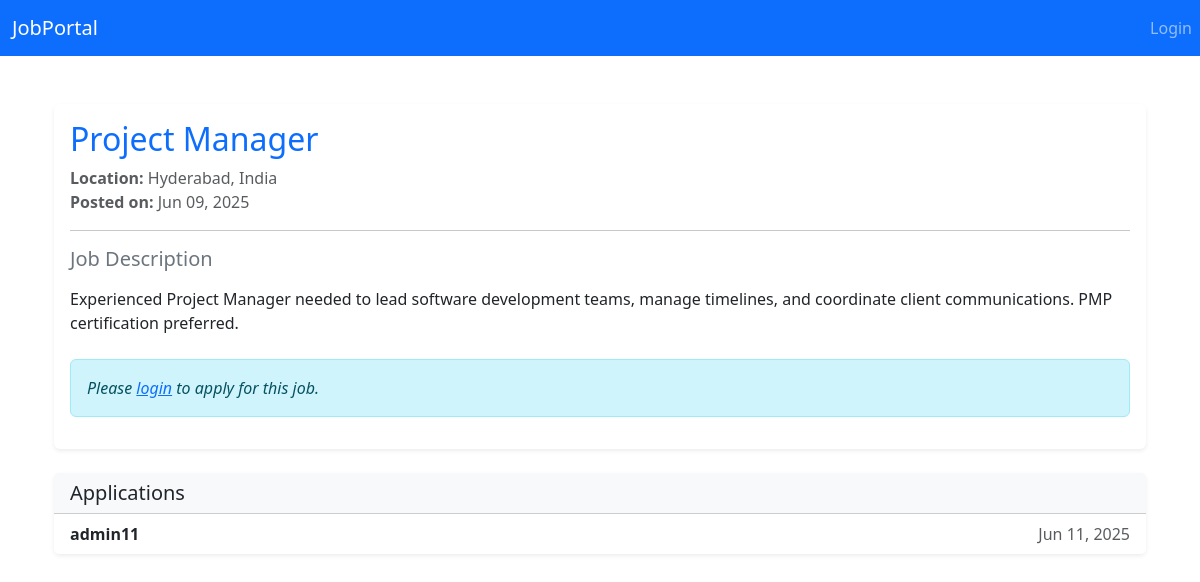
Screenshot of /job/7/ with the database file from the repository.
### core/models.py (models this page shows, shortened)
class Job(models.Model):
    title = models.CharField(max_length=200)
    description = models.TextField()
    company_name = models.CharField(max_length=200)
    salary = models.IntegerField()
    location = models.CharField(max_length=100)
    posted_by = models.ForeignKey(User, on_delete=models.CASCADE)
    created_at = models.DateTimeField(auto_now_add=True)
    class Meta:
        ordering = ['-created_at']

class Application(models.Model):
    STATUS_CHOICES = [
        ('P', 'Pending'),
        ('A', 'Accepted'),
        ('R', 'Rejected'),
    ]
    job = models.ForeignKey(Job, on_delete=models.CASCADE, related_name='applications')
    applicant = models.ForeignKey(User, on_delete=models.CASCADE, related_name='applications')
    resume = models.FileField(upload_to='resumes/', validators=[validate_resume])
    cover_letter = models.TextField(blank=True)
    applied_at = models.DateTimeField(auto_now_add=True)
    status = models.CharField(max_length=1, choices=STATUS_CHOICES, default='P')
    class Meta:
        ordering = ['-applied_at']

### core/views.py (the view)
# urls.py: path('job/<int:pk>/', views.job_detail, name='job_detail'),
def job_detail(request, pk):
    job = get_object_or_404(Job, pk=pk)
    return render(request, 'core/job_detail.html', {'job': job})

### core/templates/core/job_detail.html
{% extends 'core/base.html' %}
{% load static %}
{% block content %}
<div class="container mt-5">
  <div class="card shadow-sm border-0 rounded">
    <div class="card-body">
      <h2 class="card-title text-primary">{{ job.title }}</h2>
      <div class="mb-3 text-muted">
        <strong>Location:</strong> {{ job.location }}<br>
        <strong>Posted on:</strong> {{ job.created_at|date:"M d, Y" }}
      </div>
      <hr>
      <div class="mb-4">
        <h5 class="text-secondary">Job Description</h5>
        <p class="lead">{{ job.description|linebreaks }}</p>
      </div>
      {% if user.is_authenticated %}
      {% if user.is_authenticated %}
      <a href="{% url 'apply_job' job.pk %}?next={{ request.get_full_path }}">Apply Now</a>
      {% else %}
      <a href="{% url 'login' %}?next={% url 'apply_job' job.pk %}">Login to apply</a>
      {% endif %}
      {% else %}
      <div class="alert alert-info mt-3">
        <em>Please <a href="{% url 'login' %}">login</a> to apply for this job.</em>
      </div>
      {% endif %}
    </div>
  </div>
  <div class="card mt-4 border-0 shadow-sm">
    <div class="card-header bg-light">
      <h5 class="mb-0">Applications</h5>
    </div>
    <ul class="list-group list-group-flush">
      {% for app in job.applications.all %}
      <li class="list-group-item d-flex justify-content-between align-items-center">
        <strong>{{ app.applicant.username }}</strong>
        <span class="text-muted">{{ app.applied_at|date:"M d, Y" }}</span>
      </li>
      {% empty %}
      <li class="list-group-item text-muted">No applications yet.</li>
      {% endfor %}
    </ul>
  </div>
</div>
{% endblock %}

### rows the page displays
Job: title "Project Manager", location "Hyderabad, India", created_at "Jun 09, 2025", description "Experienced Project Manager needed to lead software development teams, manage timelines, and coordinate client communications. PMP certification preferred."
Application: applicant.username "admin11", applied_at "Jun 11, 2025"
